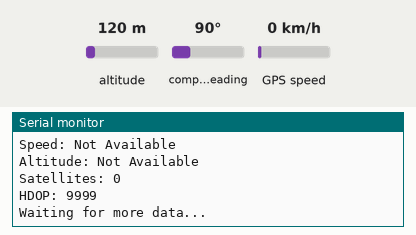
A sketch run on a simulated Arduino Uno, built with avr-gcc and run on an emulated ATmega328P. On the bench: the last lines printed to the serial monitor. The test bench sets the inputs (shaded band); at power-on: altitude 120 m, GPS speed 0 km/h, compass heading 90°. The GPS gets a fix after 3 s at 37.7749, -122.4194 with 8 satellites.

Above: at 1.2 s.
1.3 s: altitude set to 980 m
At 3.1 s:
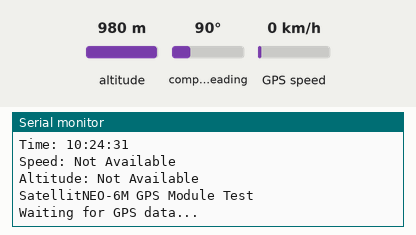
5.6 s: GPS speed set to 2 km/h
At 6.4 s:
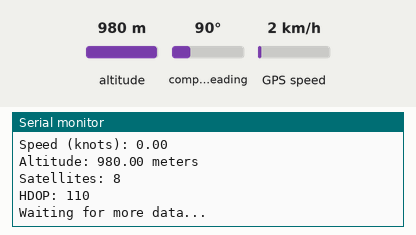
7.1 s: altitude set to 20 m
Timing chart, 0 to 10.1 s (numbered marks = the images above; inputs shaded):
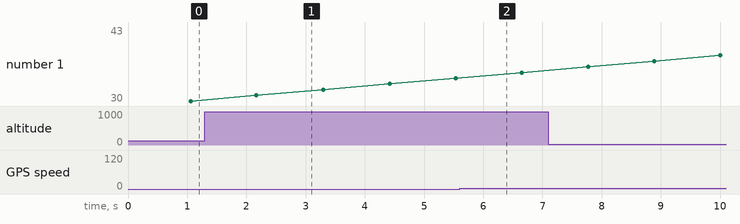

Measured:
- after the input at 1.3 s, the serial monitor: prints a new line after 0.94 s (image 1)

The sketch:

TEST_GPS.ino
```cpp
#include <TinyGPS++.h>          // Include the TinyGPS++ library for GPS data parsing
#include <SoftwareSerial.h>     // Include the SoftwareSerial library for serial communication

// The TinyGPS++ object
TinyGPSPlus gps;

// The serial connection to the GPS device
// Connect the GPS TX (transmit) pin to Arduino Digital 8
// Connect the GPS RX (receive) pin to Arduino Digital 9
SoftwareSerial ss(8, 9);        // Create a SoftwareSerial object on pins 9 (RX) and 8 (TX)

void setup() {
  // Start the Arduino hardware serial port at 9600 baud for communication with the computer
  Serial.begin(9600);

  // Start the software serial port at the GPS's default baud rate (9600)
  ss.begin(9600);

  // Print initialization messages
  Serial.println(F("NEO-6M GPS Module Test"));
  Serial.println(F("Waiting for GPS data..."));
}

void loop() {
  // This smart delay is needed for the TinyGPS++ library to parse data
  // It maintains GPS data flow while waiting
  smartDelay(1000);

  Serial.println();
  Serial.println(F("GPS Data:"));

  // Check if location data is valid and print it
  if (gps.location.isValid()) {
    Serial.print(F("Location: "));
    Serial.print(gps.location.lat(), 6);  // Print latitude with 6 decimal places
    Serial.print(F(","));
    Serial.println(gps.location.lng(), 6); // Print longitude with 6 decimal places
  } else {
    Serial.println(F("Location: Not Available"));
  }

  // Check if date data is valid and print it
  if (gps.date.isValid()) {
    Serial.print(F("Date: "));
    Serial.print(gps.date.month());
    Serial.print(F("/"));
    Serial.print(gps.date.day());
    Serial.print(F("/"));
    Serial.println(gps.date.year());
  } else {
    Serial.println(F("Date: Not Available"));
  }

  // Check if time data is valid and print it with leading zeros if needed
  if (gps.time.isValid()) {
    Serial.print(F("Time: "));
    if (gps.time.hour() < 10) Serial.print(F("0"));  // Add leading zero for hours < 10
    Serial.print(gps.time.hour());
    Serial.print(F(":"));
    if (gps.time.minute() < 10) Serial.print(F("0")); // Add leading zero for minutes < 10
    Serial.print(gps.time.minute());
    Serial.print(F(":"));
    if (gps.time.second() < 10) Serial.print(F("0")); // Add leading zero for seconds < 10
    Serial.println(gps.time.second());
  } else {
    Serial.println(F("Time: Not Available"));
  }

  // Check if speed data is valid and print it
  if (gps.speed.isValid()) {
    Serial.print(F("Speed (knots): "));
    Serial.println(gps.speed.knots());
  } else {
    Serial.println(F("Speed: Not Available"));
  }

  // Check if altitude data is valid and print it
  if (gps.altitude.isValid()) {
    Serial.print(F("Altitude: "));
    Serial.print(gps.altitude.meters());
    Serial.println(F(" meters"));
  } else {
    Serial.println(F("Altitude: Not Available"));
  }

  // Print satellite count (value may be 0 if no fix)
  Serial.print(F("Satellites: "));
  Serial.println(gps.satellites.value());

  // Print HDOP (Horizontal Dilution of Precision) value
  Serial.print(F("HDOP: "));
  Serial.println(gps.hdop.value());

  Serial.println();
  Serial.println(F("Waiting for more data..."));
}

// Custom delay function that maintains GPS data flow while waiting
// It feeds the GPS parser with incoming data during the delay period
static void smartDelay(unsigned long ms) {
  unsigned long start = millis();
  do {
    // While data is available, read it and feed it to the GPS parser
    while (ss.available())
      gps.encode(ss.read());
  } while (millis() - start < ms);  // Continue until the specified time has elapsed
}
```
